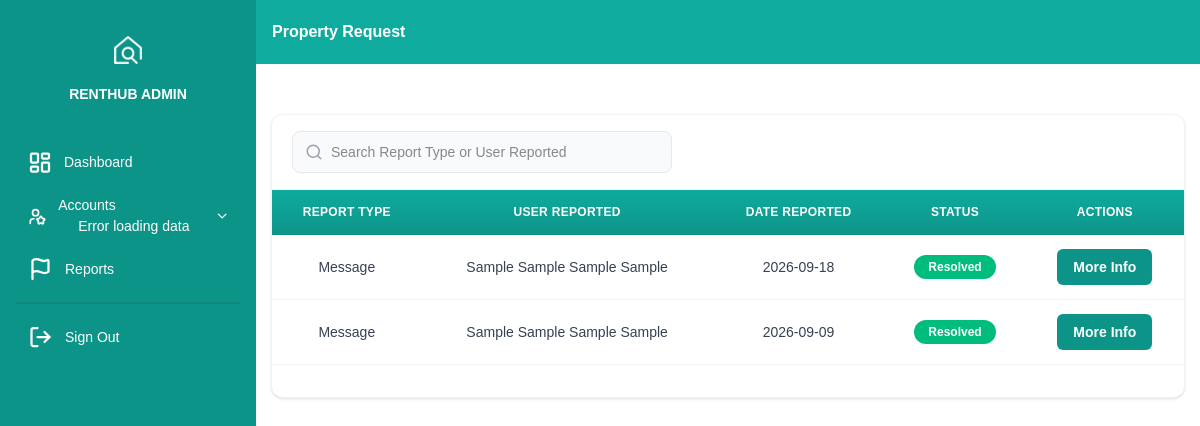
The app's page /admin/reports.php (signed in), older data.
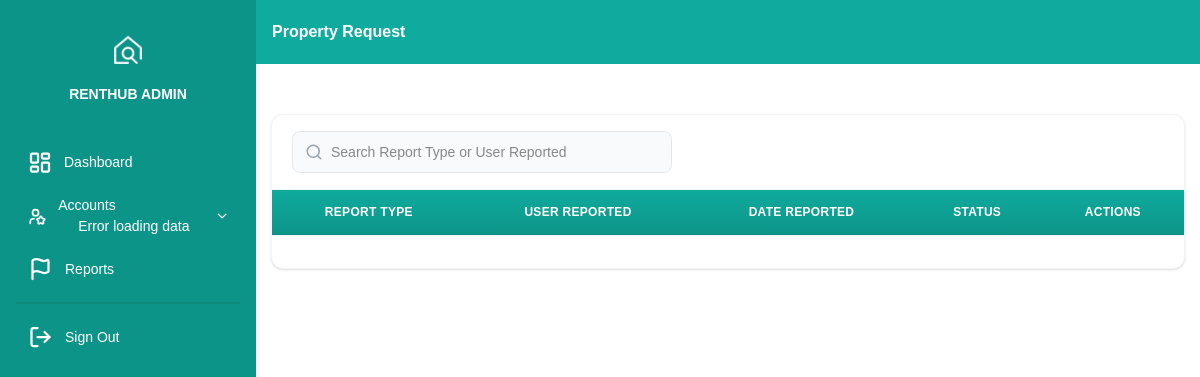
The same page, newer data.
### tables this page shows
CREATE TABLE IF NOT EXISTS `report` (
  `report_id` varchar(255) NOT NULL,
  `report_type` varchar(255) DEFAULT NULL,
  `user_id_reporter` varchar(255) DEFAULT NULL,
  `user_id_reported` varchar(255) DEFAULT NULL,
  `reason` varchar(255) DEFAULT NULL,
  `post_id` varchar(255)  DEFAULT NULL,
  `status` varchar(255) DEFAULT NULL,
  `date_reported` date DEFAULT NULL,
  PRIMARY KEY (`report_id`)
);

CREATE TABLE IF NOT EXISTS `accounts` (
  `user_id` varchar(255) NOT NULL,
  `middlename` varchar(255) NULL,
  `lastname` varchar(255) DEFAULT NULL,
  `firstname` varchar(255) DEFAULT NULL,
  `suffix` varchar(255) DEFAULT NULL,
  `email` varchar(255) DEFAULT NULL,
  `contact_number` varchar(255) DEFAULT NULL,
  `province` varchar(255) DEFAULT NULL,
  `municipality` varchar(255) DEFAULT NULL,
  `barangay` varchar(255) DEFAULT NULL,
  `zipcode` varchar(255) DEFAULT NULL,
  `username` varchar(255) DEFAULT NULL,
  `password` varchar(255) DEFAULT NULL,
  `id_type` varchar(255) DEFAULT NULL,
  `id_number` varchar(255) DEFAULT NULL,
  `id_photo` varchar(255) DEFAULT NULL,
  `occupation` varchar(255) DEFAULT NULL,
  `status` varchar(255) DEFAULT NULL,
  `user_type` varchar(255) DEFAULT NULL,
  `date_request` date DEFAULT NULL,
  `remember_token` varchar(255) DEFAULT NULL,
  `profile` varchar(255) DEFAULT NULL,
  `selfie_photo` varchar(255) DEFAULT NULL,
  PRIMARY KEY (`user_id`)
);

### admin/reports.php (the view, shortened to what the changed rows need)
<?php
  include '../config.php';
 ?>
<!DOCTYPE html>
<html lang="en">
<head>
    <link rel="stylesheet" href="./../assets/styles/daisy_ui.css">
    <link rel="stylesheet" href="./../assets/styles/index.css">
    <script src="./../assets/scripts/tailwind.js"></script>
</head>
<body class="bg-base-100">
<div class="drawer lg:drawer-open ">
    <div class="drawer-content flex flex-col ">
      <div class="">
        <main class="">
           <section class="my-container py-[50px]">
                <div class="bg-white rounded-xl shadow-sm border border-gray-100 overflow-hidden">
                    <div class="overflow-x-auto">
                        <table class="table w-full border-collapse" id="pr_table">
                            <thead>
                                <tr class="bg-gradient-to-b from-[#0fab9e] to-[#0d9488] text-white">
                                    <th class="text-center font-semibold text-xs uppercase tracking-wide px-4 py-3.5">Report Type</th>
                                    <th class="text-center font-semibold text-xs uppercase tracking-wide px-4 py-3.5">User Reported</th>
                                    <th class="text-center font-semibold text-xs uppercase tracking-wide px-4 py-3.5">Date Reported</th>
                                    <th class="text-center font-semibold text-xs uppercase tracking-wide px-4 py-3.5">Status</th>
                                    <th class="text-center font-semibold text-xs uppercase tracking-wide px-4 py-3.5">Actions</th>
                                </tr>
                            </thead>
                            <tbody id="pr_table_body">
                                <?php
                                        $get = $conn->prepare("SELECT * FROM `report` ORDER BY date_reported DESC");
                                        $get->execute();
                                        $result_get = $get->get_result();
                                        if($result_get->num_rows>0){
                                            while($row = mysqli_fetch_assoc($result_get)){
                                            $report_type = $row['report_type'];
                                            $user_id_reported = $row['user_id_reported'];
                                            $status = $row['status'];
                                            $date_reported = $row['date_reported'];
                                            $report_id = $row['report_id'];
                                      $get_user = $conn->prepare("SELECT * FROM `accounts` WHERE `user_id` = ?");
                                      $get_user->bind_param("s", $user_id_reported);
                                      $get_user->execute();
                                      $result_user = $get_user->get_result();
                                      if($result_user->num_rows>0){
                                        while($row_result = mysqli_Fetch_assoc($result_user)){
                                        $lastname = $row_result['lastname'];
                                        $firstname = $row_result['firstname'];
                                        $middlename = $row_result['middlename'];
                                        $suffix = $row_result['suffix'];
                                        $fullname = $lastname . " " . $firstname . " " . $middlename . " " . $suffix;
                                            if($status === "Resolved"){
                                                $badge_class = "bg-emerald-500";
                                            }elseif($status === "Pending"){
                                                $badge_class = "bg-amber-500";
                                            }else{
                                                $badge_class = "bg-red-500";
                                            }
                                        echo '
                                            <tr class="pr-row2 border-b border-gray-100 last:border-b-0 hover:bg-teal-50/60 transition-colors">
                                                <td class="text-center px-4 py-3.5 text-sm text-gray-700">' . htmlspecialchars($report_type) . '</td>
                                                <td class="text-center px-4 py-3.5 text-sm text-gray-700">' . htmlspecialchars($fullname) . '</td>
                                                <td class="text-center px-4 py-3.5 text-sm text-gray-700">' . htmlspecialchars($date_reported) . '</td>
                                                <td class="text-center px-4 py-3.5">
                                                    <span class="inline-block px-3.5 py-1 rounded-full text-xs font-bold text-white ' . $badge_class . '">' . htmlspecialchars($status) . '</span>
                                                </td>
                                                <td class="text-center px-4 py-3.5">
                                                    <a href="report_info.php?id=' . $report_id . '&location_back=request_accounts.php" class="inline-flex items-center gap-1.5 bg-[#0d9488] hover:bg-[#0b7d73] text-white px-4 py-2 rounded-md text-sm font-semibold no-underline transition hover:-translate-y-0.5">
                                                        More Info
                                                    </a>
                                                </td>
                                            </tr>';
                                              }
                                      }
                                        }
                                    }
                                ?>
                            </tbody>
                        </table>
                    </div>
                </div>
            </section>
        </main>
      </div>
    </div>
  </div>
</body>
</html>

Row changes from the older to the newer data that the page shows:
removed report: report_type "Message", date_reported "2026-09-18", status "Resolved"
removed accounts: fullname "Sample Sample Sample Sample"
removed report: report_type "Message", date_reported "2026-09-09", status "Resolved"
